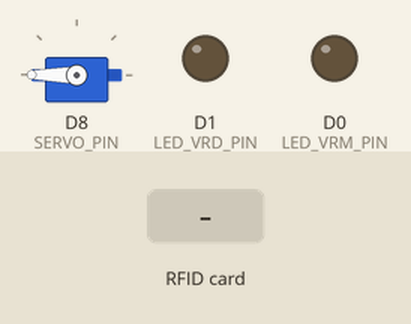
Bench run of a sketch on a simulated ESP8266 (Wemos D1 mini). Parts: servo, output pins drawn as LEDs (lit = HIGH). The inputs (shaded band) are chosen by the test bench. WiFi joins after 1.5 s; servers stay silent unless stated; what the sketch prints to the serial monitor is not drawn.

Above: at 3.2 s.
3.3 s: RFID card 5E 7A 19 C4 held to the reader
At 4.0 s:
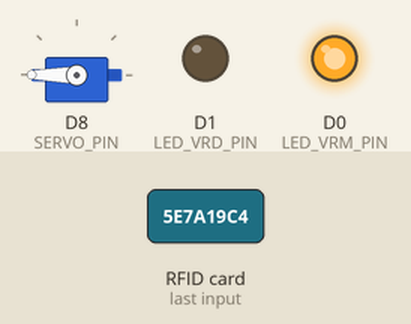
Timing chart, 0 to 9.0 s (numbered marks = the images above; inputs shaded):
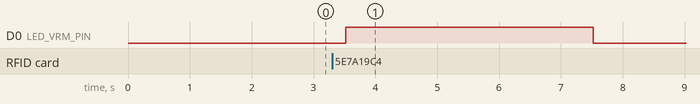

The sketch:

SemParar.ino
```cpp
/*
 * #  RFID 3.3v
 *      MISO: D6
 *      MOSI: D7
 *      SCK:  D5
 *      SDA:  RFID_SDA_PIN
 *      RST:  RFID_RST_PIN
 *
 * #  LED
 *      Vermelho: LED_VRM_PIN
 *      Verde:    LED_VRD_PIN
 *
 * #  SERVO
 *      Servo:    SERVO_PIN
 */

#define __ASSERT_USE_STDERR

#include <assert.h>
#include <ESP8266WiFi.h>
#include <Servo.h>
#include <SPI.h>
#include <MFRC522.h>
#include <ESP8266HTTPClient.h>


/* ## Configuracões da rede Wifi ## */

const char* ssid     = "WiFi-SSID";
const char* password = "WiFi-Senha";

/* ## Configuracões do Servidor ## */

const char* SERVER_URL = "http://Server-URL:8000/check/";

HTTPClient http;

/* ## Configuracões do leitor RFID ## */

#define RFID_SDA_PIN D4
#define RFID_RST_PIN D3

MFRC522 mfrc522(RFID_SDA_PIN, RFID_RST_PIN);

/* ## Configuracões dos LEDs ## */

#define LED_VRM_PIN D0
#define LED_VRD_PIN D1

/* ## Configuracões do Servo ## */

#define SERVO_PIN D8

Servo myservo;

/* ## Setup ## */

void setup() {
  Serial.begin(115200);
  conectarWifi();
  setupRfid();
  setupLed();
  setupServo();
}

void conectarWifi() {
  WiFi.persistent(false);       // Workaround bug da conexão Wifi da placa ESP Wemos - NÃO APAGAR!
  delay(10);

  Serial.print("\nConectando a rede wifi...");
  WiFi.begin(ssid, password);

  while (WiFi.status() != WL_CONNECTED) { // Aguarda a conexão ser feita
    delay(1000);
    Serial.print('.');
  }

  Serial.println("\nConexão estabelecida com sucesso!");
  Serial.print("IP:\t");
  Serial.println(WiFi.localIP());
}

void setupRfid() {
  Serial.println("Iniciando leitor RFID...");

  SPI.begin();
  mfrc522.PCD_Init();

  Serial.println("Leitor RFID iniciado com sucesso!");
}

void setupLed() {
  pinMode(LED_VRM_PIN, OUTPUT);
  digitalWrite(LED_VRM_PIN, LOW);

  pinMode(LED_VRD_PIN, OUTPUT);
  digitalWrite(LED_VRD_PIN, LOW);
}

void setupServo() {
  myservo.attach(SERVO_PIN);
  myservo.write(180);
}

/* ## Loop ## */

String lerIdCartao() {
  Serial.println("Lendo cartão RFID...");
  int lidoComSucesso = mfrc522.PICC_ReadCardSerial();

  assert(lidoComSucesso);

  String cartaoId = "";
  for (byte i = 0; i < mfrc522.uid.size; i++) {
    cartaoId.concat(String(mfrc522.uid.uidByte[i] < 0x10 ? "0" : ""));
    cartaoId.concat(String(mfrc522.uid.uidByte[i], HEX));
  }

  cartaoId.toUpperCase();
  cartaoId.trim();

  mfrc522.PICC_HaltA();

  return cartaoId;
}

int checarPassagem(String cartaoId) {
  String urlCheck = SERVER_URL + cartaoId + "/";
  Serial.println(urlCheck);

  http.begin(urlCheck);
  int httpCode = http.GET();
  http.end();

  return httpCode == 200;
}

void liberarPassagem() {
  Serial.println("Passagem Liberada!");

  digitalWrite(LED_VRD_PIN, HIGH);
  myservo.write(90);
  delay(5000);

  digitalWrite(LED_VRD_PIN, LOW);
  delay(2000);

  myservo.write(180);
}

void negarPassagem() {
  Serial.println("Passagem Negada!");

  digitalWrite(LED_VRM_PIN, HIGH);
  delay(4000);

  digitalWrite(LED_VRM_PIN, LOW);
}

void loop() {
  if (! mfrc522.PICC_IsNewCardPresent()) {
    return;
  }

  String cartaoId = lerIdCartao();
  Serial.print("Cartão ID: ");
  Serial.println(cartaoId);

  int passagemPermitida = checarPassagem(cartaoId);

  if (passagemPermitida) {
    liberarPassagem();
  } else {
    negarPassagem();
  }
}


/* Para a execução do programa se alguma asserção falhar */
void __assert(const char *__func, const char *__file, int __lineno, const char *__sexp) {
    Serial.println(__func);
    Serial.println(__file);
    Serial.println(__lineno, DEC);
    Serial.println(__sexp);
    Serial.flush();

    abort();
}
```

Measured:
- after the input at 3.3 s, D0 (LED_VRM_PIN): LOW → HIGH after 0.22 s, → LOW 4.0 s later
